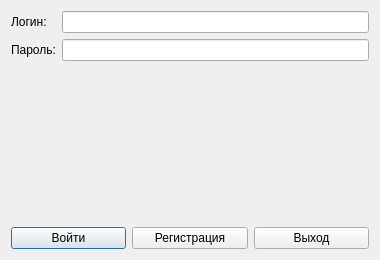
<?xml version="1.0" encoding="UTF-8"?>
<ui version="4.0">
 <class>LoginDialog</class>
 <widget class="QDialog" name="LoginDialog">
  <property name="geometry">
   <rect>
    <x>0</x>
    <y>0</y>
    <width>380</width>
    <height>260</height>
   </rect>
  </property>
  <property name="windowTitle">
   <string>Вход — туристическое агентство</string>
  </property>
  <layout class="QVBoxLayout" name="verticalLayout">
   <item>
    <layout class="QFormLayout" name="formLayout">
     <item row="0" column="0">
      <widget class="QLabel" name="labelLogin">
       <property name="text">
        <string>Логин:</string>
       </property>
      </widget>
     </item>
     <item row="0" column="1">
      <widget class="QLineEdit" name="loginEdit"/>
     </item>
     <item row="1" column="0">
      <widget class="QLabel" name="labelPass">
       <property name="text">
        <string>Пароль:</string>
       </property>
      </widget>
     </item>
     <item row="1" column="1">
      <widget class="QLineEdit" name="passwordEdit">
       <property name="echoMode">
        <enum>QLineEdit::Password</enum>
       </property>
      </widget>
     </item>
    </layout>
   </item>
   <item>
    <widget class="QLabel" name="statusLabel">
     <property name="text">
      <string/>
     </property>
    </widget>
   </item>
   <item>
    <layout class="QHBoxLayout" name="horizontalLayout">
     <item>
      <widget class="QPushButton" name="loginButton">
       <property name="text">
        <string>Войти</string>
       </property>
      </widget>
     </item>
     <item>
      <widget class="QPushButton" name="registerButton">
       <property name="text">
        <string>Регистрация</string>
       </property>
      </widget>
     </item>
     <item>
      <widget class="QPushButton" name="quitButton">
       <property name="text">
        <string>Выход</string>
       </property>
      </widget>
     </item>
    </layout>
   </item>
  </layout>
 </widget>
 <resources/>
 <connections/>
</ui>
